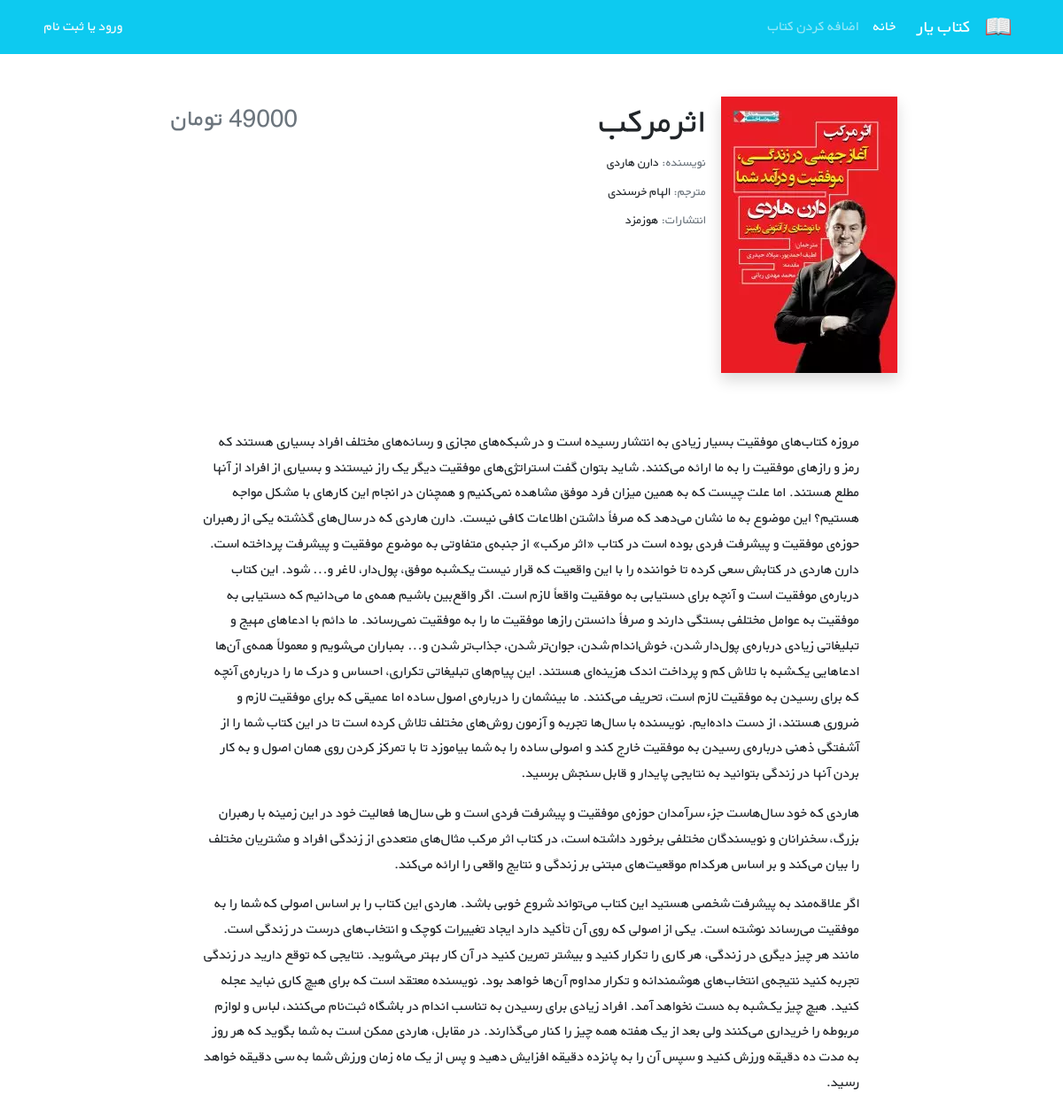
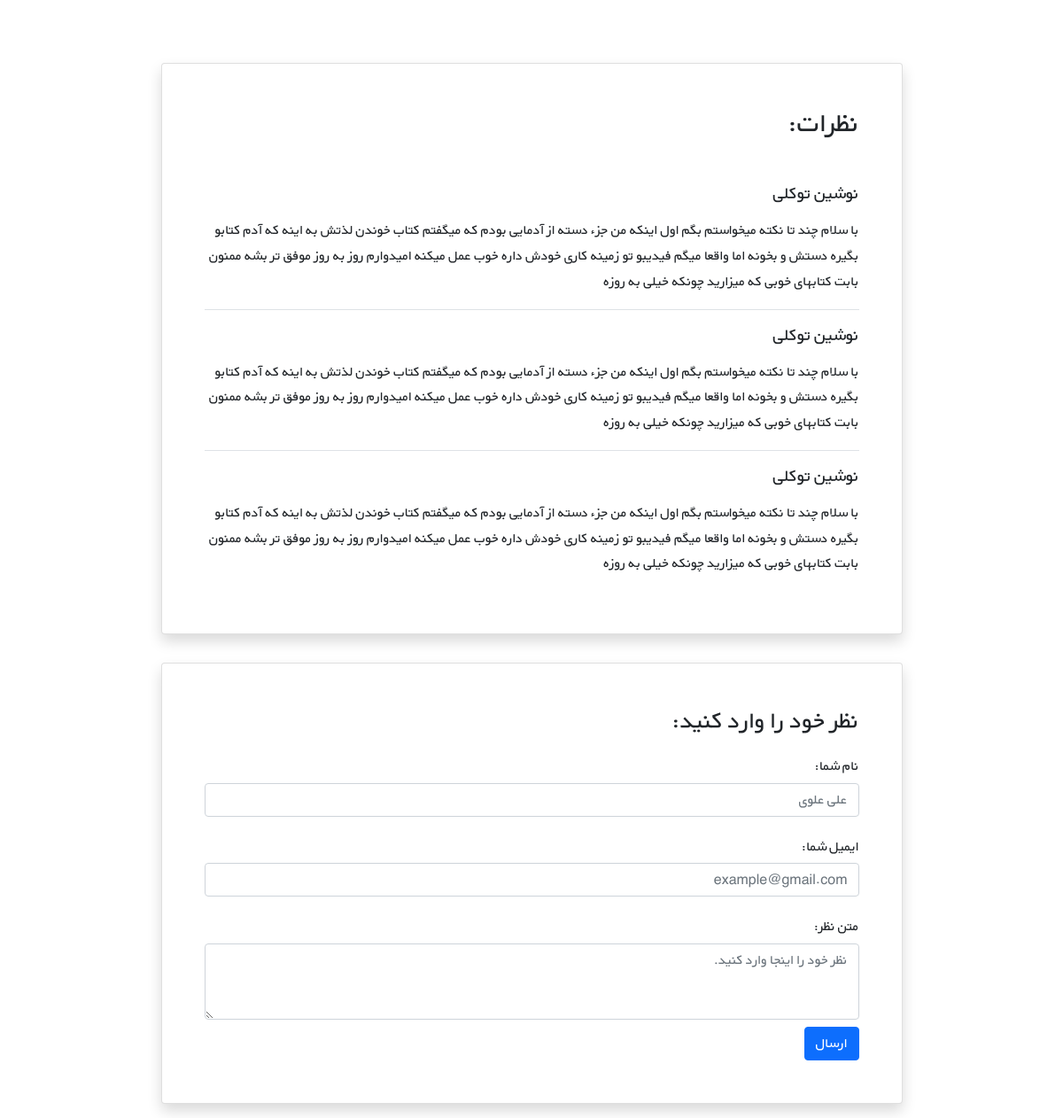
The page /books/6/ on the database its author committed (2 pictures, top to bottom).
### books/models.py (models this page shows, shortened)
class Book(models.Model):
    title = models.CharField(max_length=200)
    author = models.CharField(max_length=200)
    content = models.TextField()
    price = models.PositiveIntegerField()
    cover = models.ImageField(upload_to='covers/', blank=True)

### books/views.py (the view)
# urls.py: path('<int:pk>/', views.BookDetailView.as_view(), name='book_detail'),
class BookDetailView(generic.DetailView):
    model = Book
    template_name = 'books/book_detail.html'
    context_object_name = 'book'

### books/templates/books/book_detail.html (shortened to what this page needs)
{% extends '_base.html' %}
{% block content %}
    <div class="container mt-5" dir="rtl">
    <div class="">
        <div class="">
            <div class="d-flex justify-content-center">
                <div class="row w-sm-75 w-100">
                    <div class="col-xs-12 col-md-3 d-flex justify-content-center">
                        <div>
                            <img  src="{{ book.cover.url }}"
                                 class="shadow" alt="...">
                        </div>
                    </div>
                    <div class="col-xs-12 col-md-6 text-center text-md-end mt-md-1 mt-4">
                        <h1>{{ book.title }}</h1>
                        <h5 class="small my-1"><span class="text-muted">نویسنده: </span>{{ book.author }}</h5>
                        <h5 class="small my-1"><span class="text-muted">مترجم: </span>الهام خرسندی</h5>
                        <h5 class="small my-1"><span class="text-muted">انتشارات: </span>هوزمزد</h5>
                    </div>
                    <div class="col-xs-12 col-md-3 d-flex flex-column">
                        <h3 class="align-self-center pt-2 text-muted align-self-md-end">
                            {{ book.price }} تومان
                        </h3>
                    </div>
                </div>
            </div>
            <div class="d-flex justify-content-center">
                <div class="my-3 p-5 w-sm-75 w-100">
                    {{ book.content|linebreaks }}
                </div>
            </div>
            <div class="d-flex justify-content-center">
                <div class="card shadow my-3 p-5 w-sm-75 w-100">
                    <h2 class="mb-5">نظرات:</h2>
                    <div class="border-bottom mb-3">
                        <h5 class="mb-3">نوشین توکلی</h5>
                        <p>با سلام چند تا نکته میخواستم بگم اول اینکه من جزء دسته از آدمایی بودم که میگفتم کتاب خوندن لذتش
                            به اینه که آدم کتابو بگیره دستش و بخونه اما واقعا میگم فیدیبو تو زمینه کاری خودش داره خوب عمل
                            میکنه امیدوارم روز به روز موفق تر بشه ممنون بابت کتابهای خوبی که میزارید چونکه خیلی به روزه</p>
                    </div>
                    <div class="border-bottom mb-3">
                        <h5 class="mb-3">نوشین توکلی</h5>
                        <p>با سلام چند تا نکته میخواستم بگم اول اینکه من جزء دسته از آدمایی بودم که میگفتم کتاب خوندن لذتش
                            به اینه که آدم کتابو بگیره دستش و بخونه اما واقعا میگم فیدیبو تو زمینه کاری خودش داره خوب عمل
                            میکنه امیدوارم روز به روز موفق تر بشه ممنون بابت کتابهای خوبی که میزارید چونکه خیلی به روزه</p>
                    </div>
                    <div>
                        <h5 class="mb-3">نوشین توکلی</h5>
                        <p>با سلام چند تا نکته میخواستم بگم اول اینکه من جزء دسته از آدمایی بودم که میگفتم کتاب خوندن لذتش
                            به اینه که آدم کتابو بگیره دستش و بخونه اما واقعا میگم فیدیبو تو زمینه کاری خودش داره خوب عمل
                            میکنه امیدوارم روز به روز موفق تر بشه ممنون بابت کتابهای خوبی که میزارید چونکه خیلی به روزه</p>
                    </div>
                </div>
            </div>
            <div class="d-flex justify-content-center">
                <div class="card shadow my-3 p-5 w-sm-75 w-100">
                    <h3>نظر خود را وارد کنید:</h3>
                    <form method="POST">
                        <div class="form-group py-2">
                            <label class="py-1" for="author_name">نام شما:</label>
                            <input type="text" class="form-control" placeholder="علی علوی" name="author_name">
                        </div>
                        <div class="form-group py-2">
                            <label class="py-1" for="email">ایمیل شما:</label>
                            <input type="email" class="form-control" placeholder="example@gmail.com" name="email">
                        </div>
                        <div class="form-group py-2">
                            <label class="py-1" for="comment_text">متن نظر:</label>
                            <textarea class="form-control" name="text" rows="3"
                                      placeholder="نظر خود را اینجا وارد کنید."></textarea>
                        </div>
                        <button type="submit" class="btn btn-primary">ارسال</button>
                    </form>
                </div>
            </div>
        </div>
    </div>
</div>
{% endblock %}

### static/css/style.css (style rules this page uses)
* { font-family: 'BYekan', sans-serif; line-height: 1.8rem; }
@media (min-width: 576px) { .w-sm-75 { width: 75%!important; } }

### rows shown on the page
Book: cover (picture), title "اثرمرکب", author "دارن هاردی", content "مروزه کتاب‌های موفقیت بسیار زیادی به انتشار رسیده است و در شبکه‌های مجازی و رسانه‌های مختلف افراد بسیاری هستند که رمز و رازهای موفقیت را به ما ارائه می‌کنند. شاید بتوان گفت استراتژی‌های موفقیت دیگر یک راز نیستند و بسیاری از افراد از آنها مطلع هستند. اما علت چیست که به همین میزان فرد موفق مشاهده نمی‌کنیم و همچنان در انجام این کارهای با مشکل مواجه هستیم؟ این موضوع به ما نشان می‌دهد که صرفاً داشتن اطلاعات کافی نیست. دارن هاردی که در سال‌های گذشته یکی از رهبران حوزه‌ی موفقیت و پیشرفت فردی بوده است در کتاب «اثر مرکب» از جنبه‌ی متفاوتی به موضوع موفقیت و پیشرفت پرداخته است. دارن هاردی در کتابش سعی کرده تا خواننده را با این واقعیت که قرار نیست یک‌شبه موفق، پول‌دار، لاغر و... شود. این کتاب درباره‌ی…"
